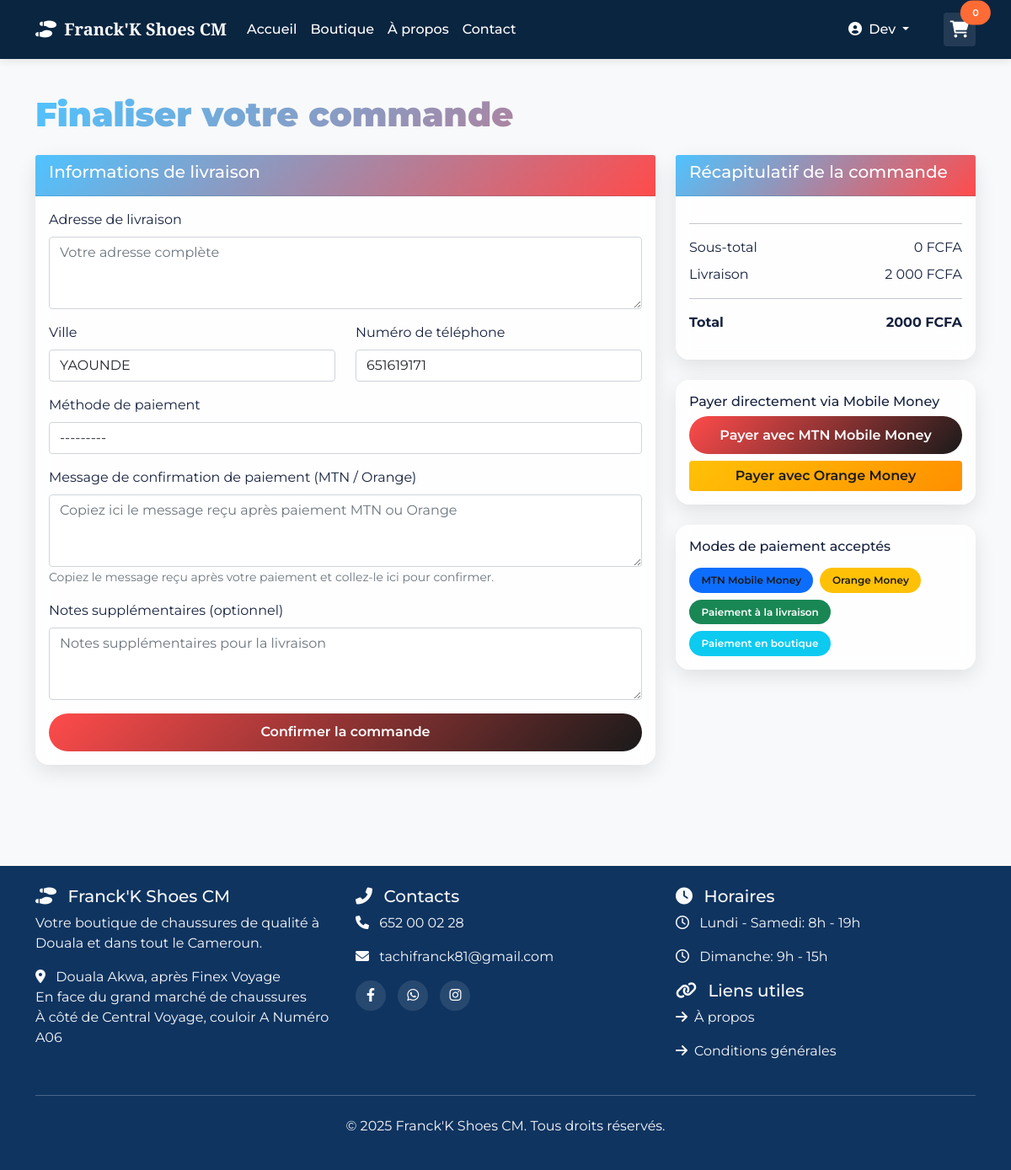
/commander/ (signed in), run on an earlier commit of the app's database.
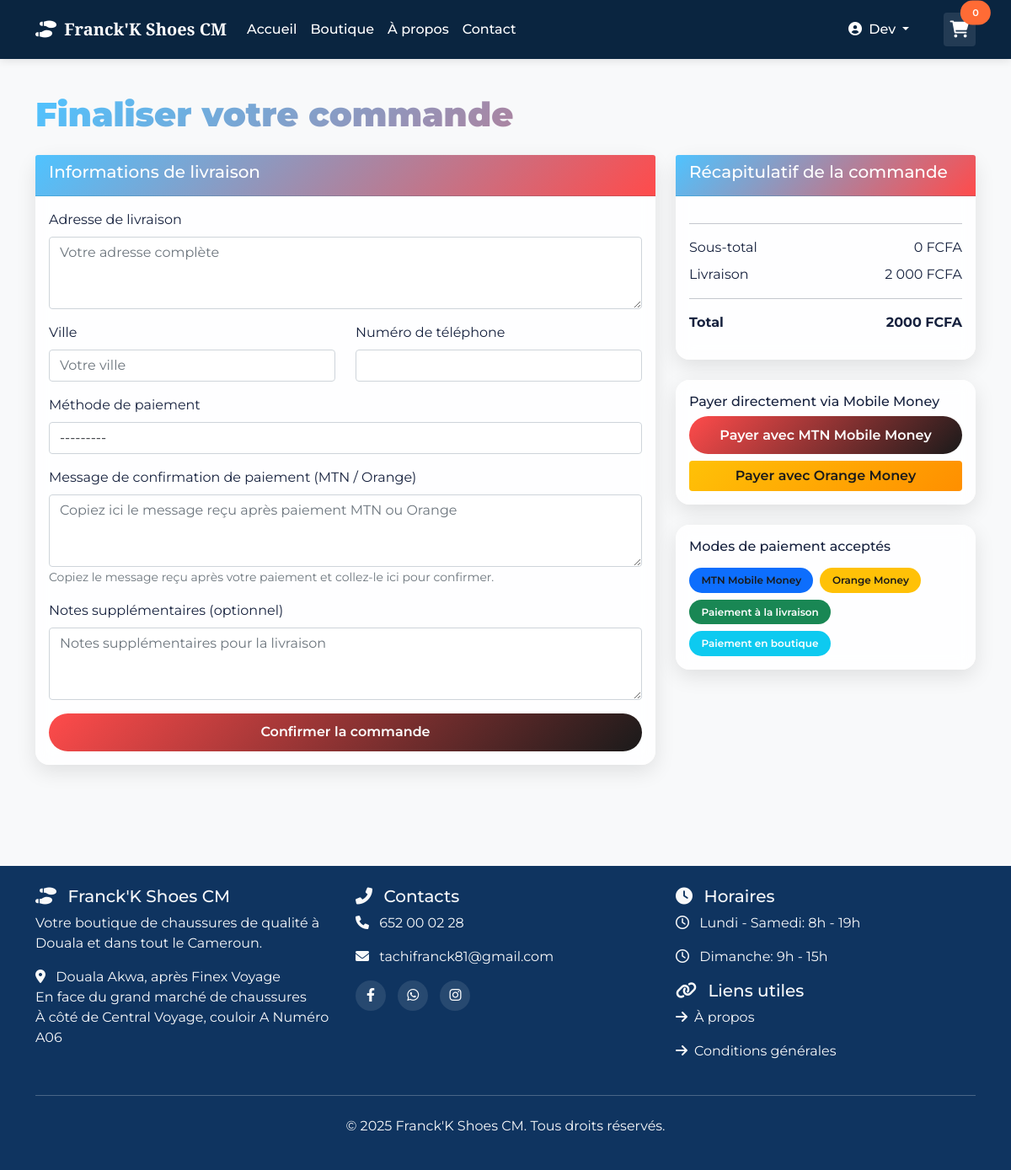
And on a later commit of the database.
### shoes/models.py (models this page shows, shortened)
class UserProfile(models.Model):
    CITIES = [
        ('DOUALA', 'Douala'),
        ('YAOUNDE', 'Yaoundé'),
        ('GAROUA', 'Garoua'),
        ('BAMENDA', 'Bamenda'),
        ('MAROUA', 'Maroua'),
        ('NKOUNGSAMBA', 'Nkongsamba'),
        ('BAFOUSSAM', 'Bafoussam'),
        ('NGAOUNDERE', 'Ngaoundéré'),
        ('BERTOUA', 'Bertoua'),
        ('LIMBE', 'Limbé'),
        ('EDEA', 'Edéa'),
        ('KUMBA', 'Kumba'),
        ('MBALMAYO', 'Mbalmayo'),
        ('DSCHANG', 'Dschang'),
        ('FOUMBAN', 'Foumban'),
    ]
    user = models.OneToOneField(User, on_delete=models.CASCADE)
    phone_number = models.CharField(max_length=20, blank=True, verbose_name="Numéro de téléphone")
    city = models.CharField(max_length=50, choices=CITIES, blank=True, verbose_name="Ville")
    address = models.TextField(blank=True, verbose_name="Adresse")
    date_of_birth = models.DateField(null=True, blank=True, verbose_name="Date de naissance")
    profile_picture = CloudinaryField(folder='profiles', null=True, blank=True, verbose_name="Photo de profil")
    class Meta:
        verbose_name = "Profil utilisateur"
        verbose_name_plural = "Profils utilisateurs"

### shoes/views.py (the view)
# urls.py: path('commander/', views.checkout, name='checkout'),
@login_required
def checkout(request):
    cart = Cart(request)
    if request.method == 'POST':
        form = OrderForm(request.POST)
        if form.is_valid():
            order = form.save(commit=False)
            order.customer = request.user
            city = form.cleaned_data.get('city', 'Autres')
            shipping_cost = CITY_SHIPPING_COSTS.get(city, CITY_SHIPPING_COSTS["Autres"])
            order.total_amount = cart.get_total_price() + shipping_cost
            order.shipping_cost = shipping_cost  # il faut que ton modèle Order ait ce champ
            order.save()
            for item in cart:
                OrderItem.objects.create(
                    order=order,
                    shoe=item['shoe'],
                    quantity=item['quantity'],
                    size=item['size'],
                    color=item['color'],
                    price=item['price']
                )
            cart.clear()
            messages.success(request, f'Votre commande #{order.id} a été passée avec succès!')
            return render(request, 'order_confirmation.html', {'order': order})
    else:
        initial_data = {}
        if request.user.is_authenticated:
            initial_data = {
                'phone_number': request.user.userprofile.phone_number if hasattr(request.user, 'userprofile') else '',
                'city': request.user.userprofile.city if hasattr(request.user, 'userprofile') else '',
            }
        form = OrderForm(initial=initial_data)
    return render(request, 'checkout.html', {'cart': cart, 'form': form})

### shoes/cart.py (called while the page is built)
    def __len__(self):
        return sum(item['quantity'] for item in self.cart.values())

    def get_total_price(self):
        return sum(Decimal(item['price']) * item['quantity'] for item in self.cart.values())

### shoes/context_processors.py (called while the page is built)
def cart(request):
    return {'cart': Cart(request)}

### templates/checkout.html (shortened to what the changed rows need)
{% extends 'base.html' %}
{% block content %}
<div class="container py-5">
    <h1 class="mb-4">Finaliser votre commande</h1>
    <div class="row">
        <div class="col-md-8">
            <div class="card mb-4">
                <div class="card-body">
                    <form method="post">
                        <div class="row">
                            <div class="col-md-6">
                                <div class="mb-3">
                                    <label for="id_city" class="form-label">Ville</label>
                                    {{ form.city }}
                                </div>
                            </div>
                            <div class="col-md-6">
                                <div class="mb-3">
                                    <label for="id_phone_number" class="form-label">Numéro de téléphone</label>
                                    {{ form.phone_number }}
                                </div>
                            </div>
                        </div>
                    </form>
                </div>
            </div>
        </div>
    </div>
</div>
{% endblock %}

What changed in the data, as far as the page shows it:
removed UserProfile: city "YAOUNDE", phone_number "651619171"
